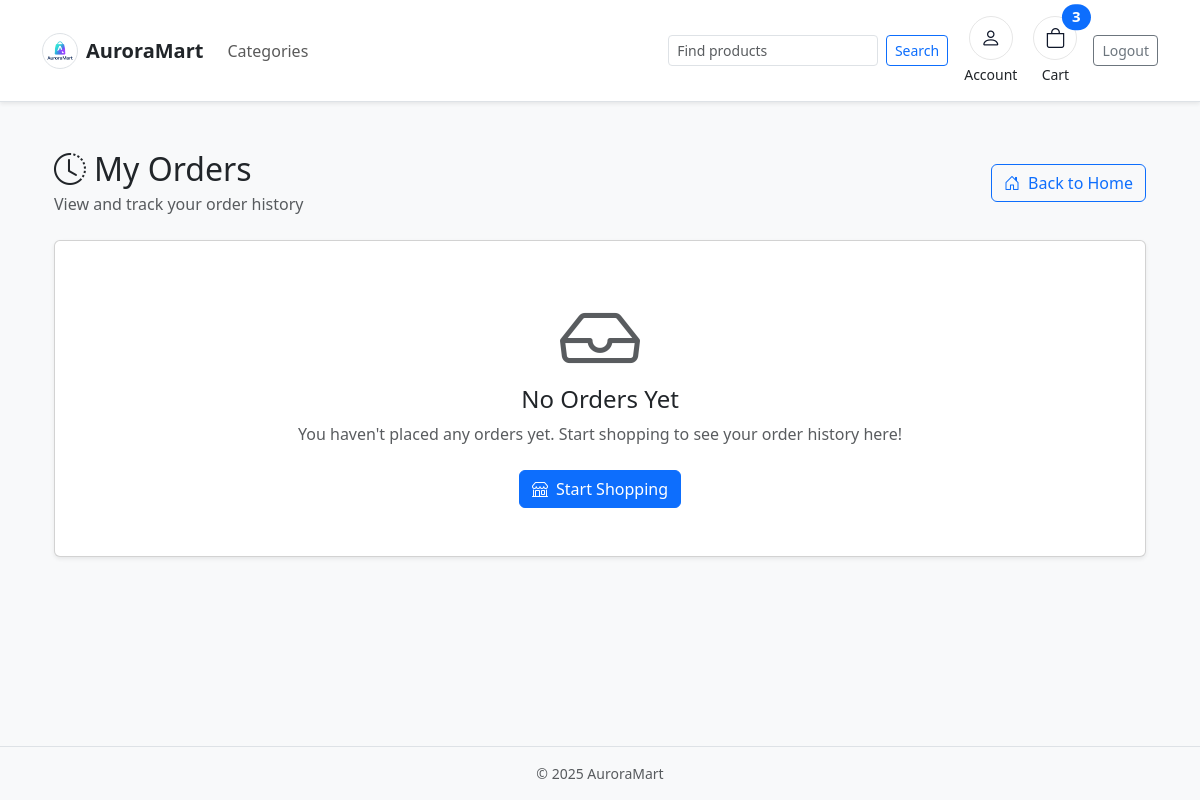
Before: /store/orders/ (signed in) with the older database file.
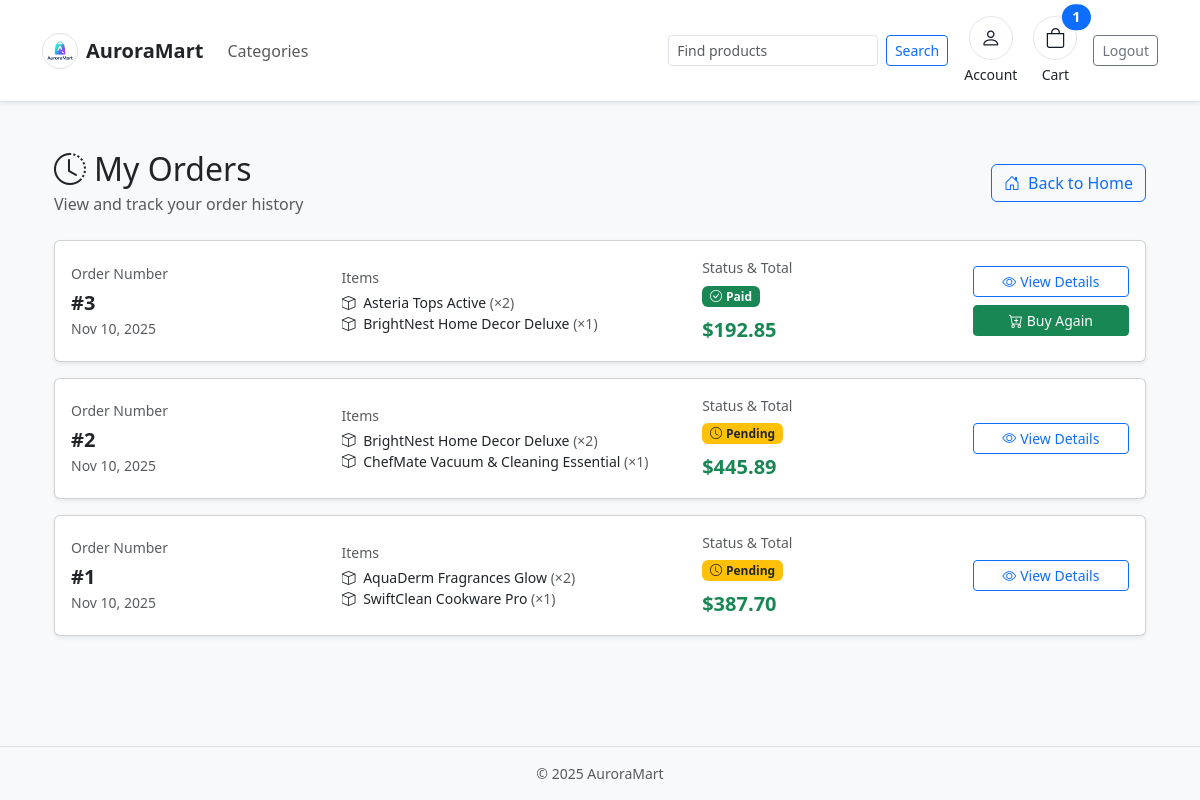
After: the same page with the newer database file.
### ecommercemodule/models.py (models this page shows, shortened)
class Order(models.Model):
    class StatusChoices(models.TextChoices):
        PENDING = "PENDING", "Pending"
        PAID = "PAID", "Paid"
        CANCELLED = "CANCELLED", "Cancelled"
    customer = models.ForeignKey(
        Customer, related_name="orders", on_delete=models.CASCADE
    )
    created_at = models.DateTimeField(auto_now_add=True)
    status = models.CharField(
        max_length=20, choices=StatusChoices.choices, default=StatusChoices.PENDING
    )
    total_amount = models.DecimalField(
        max_digits=12, decimal_places=2, validators=[MinValueValidator(0)]
    )
    class Meta:
        ordering = ["-created_at"]

class OrderItem(models.Model):
    order = models.ForeignKey(
        Order, related_name="items", on_delete=models.CASCADE
    )
    product = models.ForeignKey(Product, on_delete=models.PROTECT)
    quantity = models.PositiveIntegerField(validators=[MinValueValidator(1)])
    unit_price = models.DecimalField(
        max_digits=10, decimal_places=2, validators=[MinValueValidator(0)]
    )
    class Meta:
        ordering = ["product__name"]

### auroramart/models.py (models this page shows, shortened)
class Product(models.Model):
    sku = models.CharField(max_length=64, unique=True, verbose_name="SKU Code")
    name = models.CharField(max_length=255, verbose_name="Product Name")
    description = models.TextField(blank=True, verbose_name="Product Description")
    category = models.ForeignKey(
        Category, related_name="products", on_delete=models.PROTECT, verbose_name="Product Category"
    )
    subcategory = models.ForeignKey(
        SubCategory, related_name="products", on_delete=models.PROTECT, verbose_name="Product Subcategory"
    )
    quantity_on_hand = models.PositiveIntegerField(default=0, validators=[MinValueValidator(0)])
    reorder_quantity = models.PositiveIntegerField(default=10, validators=[MinValueValidator(0)])
    unit_price = models.DecimalField(
        max_digits=10, decimal_places=2, default=0.00, validators=[MinValueValidator(0)]
    )
    rating = models.DecimalField(
        max_digits=3,
        decimal_places=1,
        default=0.0,
        null=True,
        blank=True,
        validators=[MinValueValidator(0), MaxValueValidator(5)],
        verbose_name="Product Rating"
    )
    is_active = models.BooleanField(default=True)
    image_url = models.URLField(
        max_length=500,
        blank=True,
        null=True,
        verbose_name="Image URL",
        help_text="External image URL (e.g., from Google Images)"
    )
    image = models.ImageField(
        upload_to='products/',
        blank=True,
        null=True,
        verbose_name="Product Image",
        help_text="Upload a product image file"
    )
    @property
    def get_image_url(self):
        if self.image:
            return self.image.url
        return self.image_url or ''
    class Meta:
        ordering = ["name"]
        indexes = [
            models.Index(fields=["sku"]),
            models.Index(fields=["is_active"]),
        ]

### ecommercemodule/views.py (the view)
# urls.py: path("orders/", views.order_history, name="order_history"),
@login_required
def order_history(request):
    from django.core.paginator import Paginator
    profile = _get_or_create_profile(request.user)
    orders = profile.orders.prefetch_related("items__product").order_by("-created_at")
    paginator = Paginator(orders, 10)
    page_number = request.GET.get("page", 1)
    page_obj = paginator.get_page(page_number)
    return render(request, "ecommercemodule/order_history.html", {"page_obj": page_obj})

### ecommercemodule/context_processors.py (called while the page is built)
def cart_item_count(request):
    cart = None
    if not hasattr(request, "session"):
        return {"cart_item_count": 0}
    if request.user.is_authenticated:
        profile, _ = Customer.objects.get_or_create(user=request.user)
        cart = Cart.objects.filter(customer=profile).first()
    else:
        session_key = request.session.session_key
        if not session_key:
            request.session.create()
            session_key = request.session.session_key
        cart = Cart.objects.filter(session_key=session_key).first()
    if not cart:
        return {"cart_item_count": 0}
    total = cart.items.aggregate(total=Sum("quantity"))["total"] or 0
    return {"cart_item_count": total}

### ecommercemodule/views.py (called while the page is built)
def _get_or_create_profile(user):
    profile, _ = Customer.objects.get_or_create(user=user)
    return profile

### ecommercemodule/templates/ecommercemodule/order_history.html (shortened to what this page needs)
{% extends "ecommercemodule/base.html" %}
{% load static %}
{% block content %}
<div class="container py-4">
    <div class="d-flex justify-content-between align-items-center mb-4">
        <div>
            <h2 class="mb-1">
                <i class="bi bi-clock-history me-2"></i>My Orders
            </h2>
            <p class="text-muted mb-0">View and track your order history</p>
        </div>
        <a href="{% url 'ecommercemodule:home' %}" class="btn btn-outline-primary">
            <i class="bi bi-house-door me-2"></i>Back to Home
        </a>
    </div>
    {% if page_obj.object_list %}
        <div class="row g-3">
            {% for order in page_obj %}
            <div class="col-12">
                <div class="card shadow-sm hover-shadow transition">
                    <div class="card-body">
                        <div class="row align-items-center">
                            <div class="col-lg-3 mb-3 mb-lg-0">
                                <div class="text-muted small mb-1">Order Number</div>
                                <div class="fw-bold fs-5">#{{ order.id }}</div>
                                <div class="text-muted small">
                                    {{ order.created_at|date:"M d, Y" }}
                                </div>
                            </div>
                            <div class="col-lg-4 mb-3 mb-lg-0">
                                <div class="text-muted small mb-1">Items</div>
                                <div class="item-list">
                                    {% for item in order.items.all|slice:":3" %}
                                        <div class="small">
                                            <i class="bi bi-box me-1"></i>
                                            {{ item.product.name }}
                                            <span class="text-muted">(×{{ item.quantity }})</span>
                                        </div>
                                    {% endfor %}
                                </div>
                            </div>
                            <div class="col-lg-3 mb-3 mb-lg-0">
                                <div class="text-muted small mb-1">Status & Total</div>
                                <div class="mb-2">
                                    {% if order.status == 'PAID' %}
                                        <span class="badge bg-success">
                                            <i class="bi bi-check-circle me-1"></i>Paid
                                        </span>
                                    {% elif order.status == 'PENDING' %}
                                        <span class="badge bg-warning text-dark">
                                            <i class="bi bi-clock me-1"></i>Pending
                                        </span>
                                    {% elif order.status == 'CANCELLED' %}
                                        <span class="badge bg-danger">
                                            <i class="bi bi-x-circle me-1"></i>Cancelled
                                        </span>
                                    {% else %}
                                        <span class="badge bg-secondary">{{ order.get_status_display }}</span>
                                    {% endif %}
                                </div>
                                <div class="fw-bold text-success fs-5">
                                    ${{ order.total_amount|floatformat:2 }}
                                </div>
                            </div>
                            <div class="col-lg-2 text-lg-end">
                                <div class="d-flex flex-column gap-2">
                                    <a href="{% url 'ecommercemodule:order_detail' order.id %}"
                                       class="btn btn-outline-primary btn-sm">
                                        <i class="bi bi-eye me-1"></i>View Details
                                    </a>
                                    {% if order.status == 'PAID' %}
                                    <button type="button"
                                            class="btn btn-success btn-sm w-100"
                                            data-bs-toggle="modal"
                                            data-bs-target="#buyAgainModal{{ order.id }}"
                                            title="Add all items from this order to your cart">
                                        <i class="bi bi-cart-plus me-1"></i>Buy Again
                                    </button>
                                    {% endif %}
                                </div>
                            </div>
                        </div>
                    </div>
                </div>
            </div>
            {% endfor %}
        </div>
    {% else %}
        <div class="card shadow-sm">
            <div class="card-body text-center py-5">
                <i class="bi bi-inbox display-1 text-muted mb-3"></i>
                <h4>No Orders Yet</h4>
                <p class="text-muted mb-4">You haven't placed any orders yet. Start shopping to see your order history here!</p>
                <a href="{% url 'ecommercemodule:category_list' %}" class="btn btn-primary">
                    <i class="bi bi-shop me-2"></i>Start Shopping
                </a>
            </div>
        </div>
    {% endif %}
</div>
{% endblock %}

### ecommercemodule/templates/ecommercemodule/base.html (shortened to what this page needs)
{% load static %}
<!DOCTYPE html>
<html lang="en">
<head>
    <link rel="stylesheet" href="https://cdn.jsdelivr.net/npm/bootstrap@5.3.3/dist/css/bootstrap.min.css">
    <link rel="stylesheet" href="https://cdn.jsdelivr.net/npm/bootstrap-icons@1.11.3/font/bootstrap-icons.min.css">
    <link rel="stylesheet" href="{% static 'storefront/css/styles.css' %}">
</head>
<body class="bg-body-tertiary d-flex flex-column min-vh-100">
<header>
<nav class="navbar navbar-expand-lg navbar-light bg-white border-bottom shadow-sm">
    <div class="container py-2">
        <a class="navbar-brand d-flex align-items-center gap-2" href="{% url 'store:home' %}">
            <img src="{% static 'images/AuroraMart_Logo.png' %}" alt="AuroraMart logo" width="36" height="36" class="rounded-circle border">
            <span class="fw-semibold text-dark">AuroraMart</span>
        </a>
        <div class="collapse navbar-collapse" id="mainNav">
            <ul class="navbar-nav me-auto mb-3 mb-lg-0">
                <li class="nav-item">
                    <a class="nav-link" href="{% url 'store:category_list' %}">Categories</a>
                </li>
            </ul>
            <div class="d-flex align-items-center gap-3 justify-content-end flex-nowrap ms-auto">
                <form method="get" action="{% url 'store:product_search' %}" class="d-flex align-items-center gap-2 mb-0" style="width: 280px;">
                    <input type="search" name="q" value="{{ request.GET.q|default_if_none:'' }}" class="form-control form-control-sm" placeholder="Find products" aria-label="Search AuroraMart" style="font-size: 0.875rem;">
                    <button class="btn btn-outline-primary btn-sm" type="submit" style="font-size: 0.875rem;">Search</button>
                </form>
                    <a class="nav-link-icon text-center text-decoration-none" href="{% if user.is_authenticated %}{% url 'store:profile' %}{% else %}{% url 'store:login' %}{% endif %}">
                        <span class="icon-circle mb-1">
                            <i class="bi bi-person"></i>
                        </span>
                        <span class="small">{% if user.is_authenticated %}Account{% else %}Login{% endif %}</span>
                    </a>
                    <a class="nav-link-icon text-center text-decoration-none position-relative" href="{% url 'store:view_cart' %}">
                        <span class="icon-circle mb-1 position-relative d-flex align-items-center justify-content-center">
                            <i class="bi bi-bag"></i>
                            <span class="badge rounded-pill text-bg-primary position-absolute top-0 start-100 translate-middle {% if not cart_item_count %}invisible{% endif %}" data-cart-count>{{ cart_item_count|default:0 }}</span>
                        </span>
                        <span class="small text-center">Cart</span>
                    </a>
                    {% if user.is_authenticated %}
                    <form method="post" action="{% url 'store:logout' %}" class="mb-0">
                        <button class="btn btn-sm btn-outline-secondary" type="submit">Logout</button>
                    </form>
                    {% endif %}
                </div>
            </div>
        </div>
</nav>
</header>
<main class="py-4 flex-grow-1">
    <div class="container">
        {% block content %}{% endblock %}
    </div>
</main>
<footer class="bg-light border-top py-3">
    <div class="container text-center text-muted small">
        &copy; {% now "Y" %} AuroraMart
    </div>
</footer>
</body>
</html>

### ecommercemodule/static/storefront/css/styles.css (style rules this page uses)
:root { --aurora-accent: #5b7cfd; }
body { background-color: #f7f8fb; }
.navbar .form-control-sm { min-width: 180px; }
.nav-link-icon { color: inherit; display: flex; flex-direction: column; align-items: center; font-weight: 500; }
.nav-link-icon .icon-circle { width: 44px; height: 44px; border: 1px solid rgba(0, 0, 0, 0.1); border-radius: 50%; display: flex; align-items: center; justify-content: center; font-size: 1.25rem; position: relative; color: #0f172a; }

### ecommercemodule/templates/ecommercemodule/order_history.html (style rules this page uses)
.hover-shadow { transition: box-shadow 0.3s ease; }
.transition { transition: all 0.3s ease; }
.item-list { max-height: 100px; overflow-y: auto; }

Changed rows visible on the page:
added Order: id "3", created_at "Nov 10, 2025", status "PAID" (drawn), total_amount "192.85"
added OrderItem: product.name "Asteria Tops Active", quantity "2", shown under "3"
added OrderItem: product.name "BrightNest Home Decor Deluxe", quantity "1", shown under "3"
added Order: id "2", created_at "Nov 10, 2025", status "PENDING" (drawn), total_amount "445.89"
added OrderItem: product.name "BrightNest Home Decor Deluxe", quantity "2"
added OrderItem: product.name "ChefMate Vacuum & Cleaning Essential", quantity "1", shown under "2"
added Order: id "1", created_at "Nov 10, 2025", status "PENDING" (drawn), total_amount "387.70"
added OrderItem: product.name "AquaDerm Fragrances Glow", quantity "2", shown under "1"
added OrderItem: product.name "SwiftClean Cookware Pro", quantity "1"
Other visible differences:
{{ cart_item_count|default:0 }}: "3" → "1"
text no longer shown: "No Orders Yet You haven't placed any orders yet. Start shopping to see your order history here! Start Shopping"
